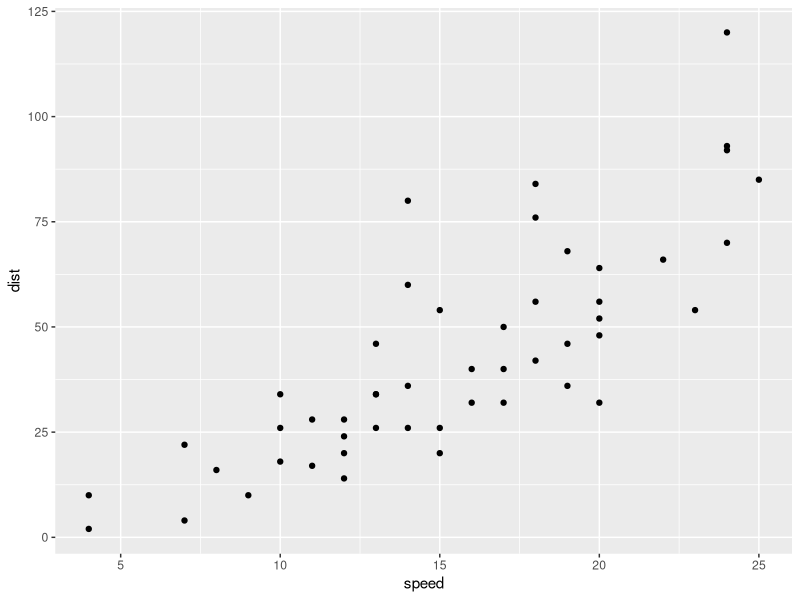
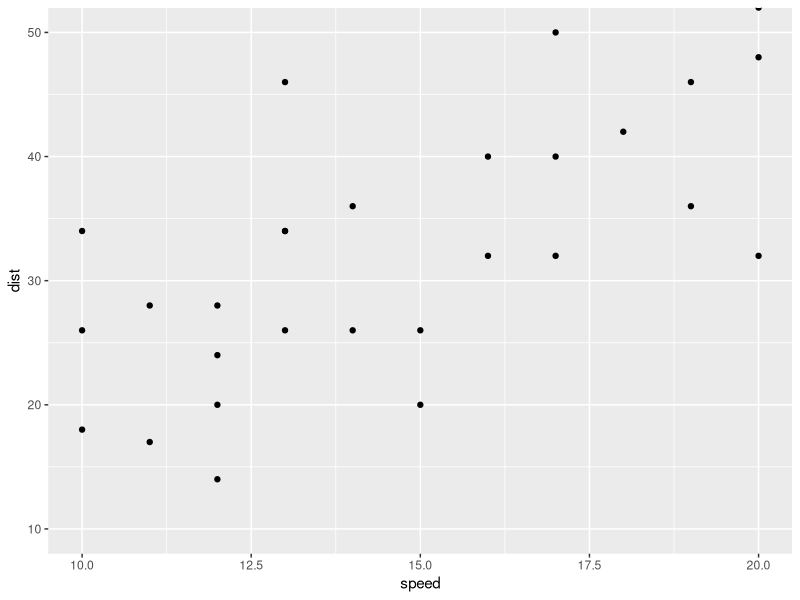
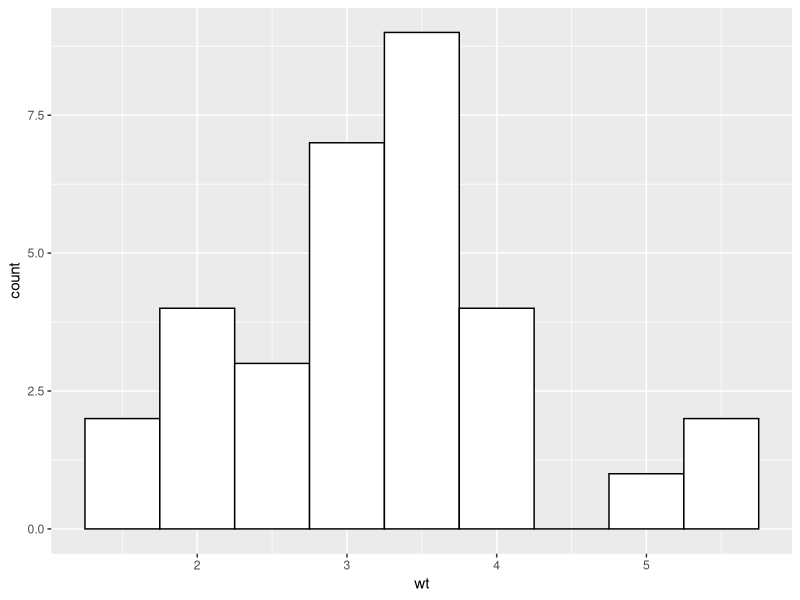
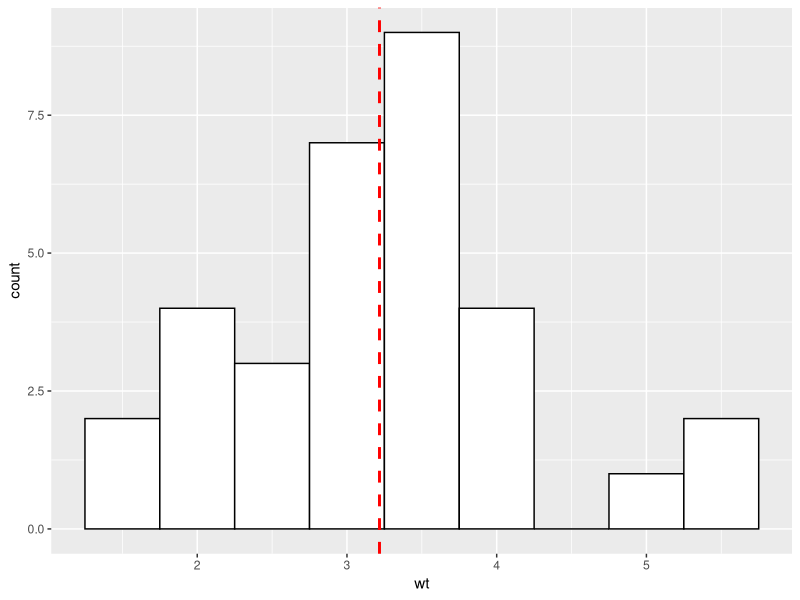
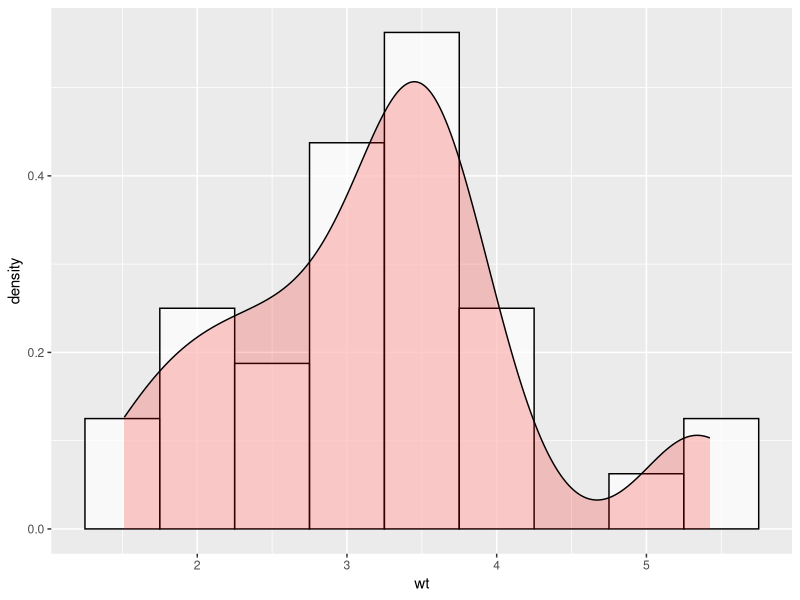

Reproduce these figures in R, in order.
# Title     : TODO
# Objective : TODO
# Created by: mlleg
# Created on: 09.06.2020

library(ggplot2)
### Scatterplot ###
myData <- cars
myData
## ggplot works with layer. To add a layer to the plot: function() + function() +...
#plot
g <- ggplot(myData, aes(x=speed, y=dist)) + geom_point()
gg <- g + coord_cartesian(xlim=c(10, 20), ylim=c(10, 50))

g
gg


### Histogram ###
myData <- mtcars
#plot
h <- ggplot(myData, aes(x=wt)) + geom_histogram(binwidth=0.5, color='black', fill='white')
h

weight_mean <- mean(myData$wt)
hh <- h + geom_vline(aes(xintercept=weight_mean), color='red', linetype='dashed', size=1)
hh

hhh <- ggplot(myData, aes(x=wt)) +
  geom_histogram(binwidth=0.5, aes(y = ..density..), alpha=0.7, color='black', fill='white') +
  geom_density(alpha=0.2, fill='red')
hhh